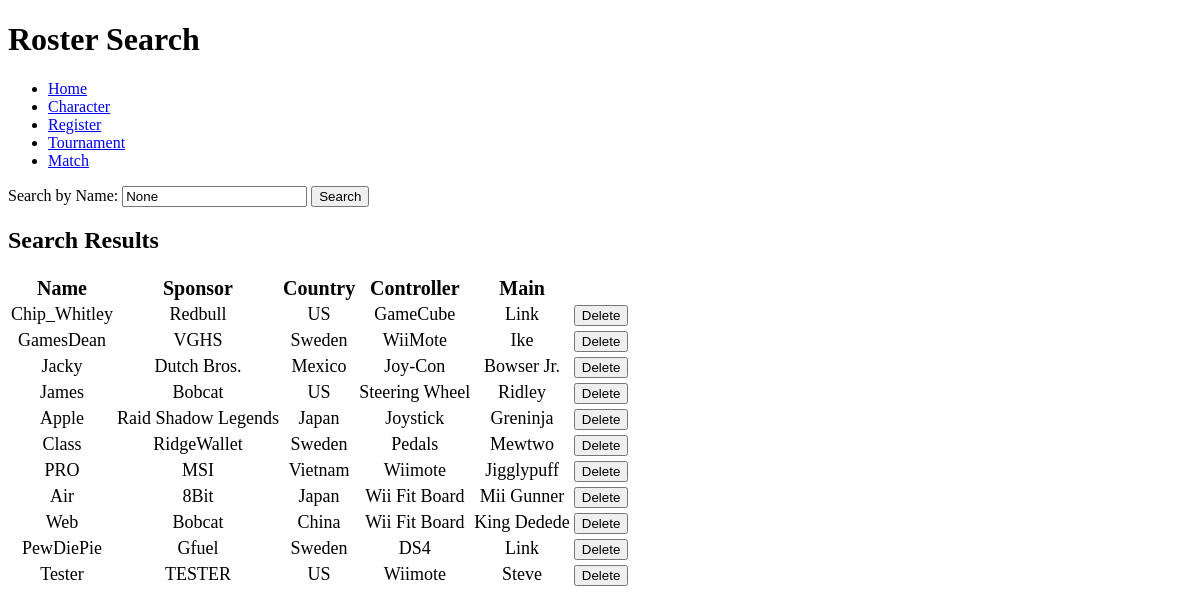
The page /roster on the database as committed earlier.
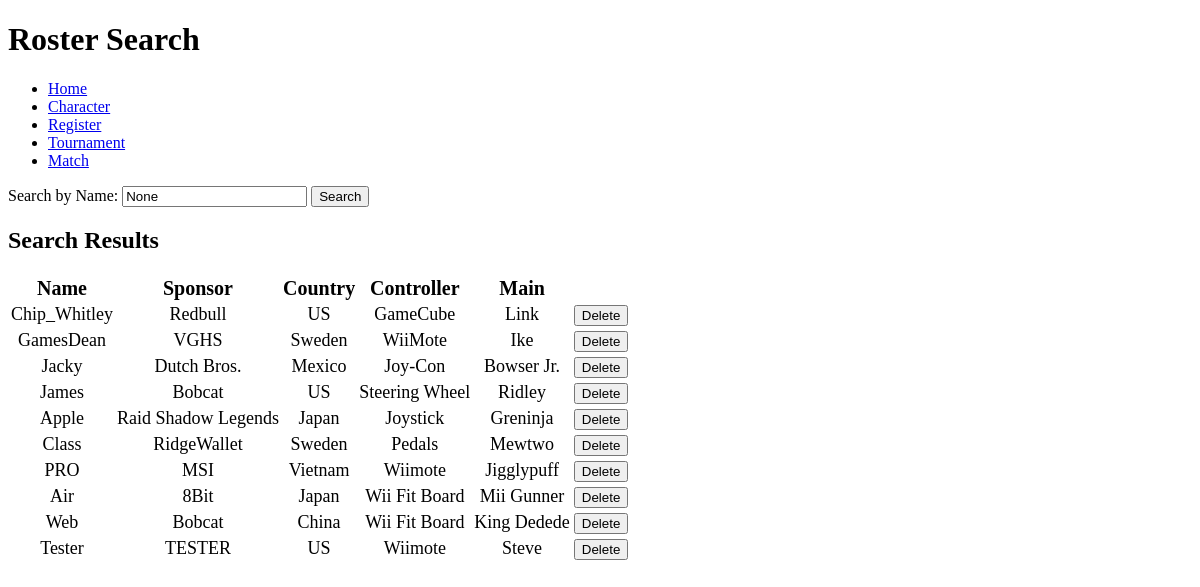
The same page on the database as committed later.
### tables this page shows
CREATE TABLE player (playerID INTEGER PRIMARY KEY AUTOINCREMENT, p_name TEXT, sponsor TEXT, ctrltype TEXT, countryID INTEGER REFERENCES country (countryID) MATCH "FULL", charID integer REFERENCES character (charID));

CREATE TABLE country (countryID INTEGER PRIMARY KEY AUTOINCREMENT, c_name TEXT);

CREATE TABLE character (charID INTEGER PRIMARY KEY AUTOINCREMENT, ch_name TEXT, series TEXT, description TEXT);

### api.py (the view)
@app.route('/roster', methods=['GET', 'POST'])
def roster_page():
    conn = openConnection("./ssb.db")
    cur = conn.cursor()
    search_query = request.args.get('search')
    if search_query:
        cur.execute("""
            SELECT p_name, sponsor, ctrltype, c_name, character.ch_name
            FROM player
            JOIN country ON player.countryID = country.countryID
            JOIN character ON player.charID = character.charID
            WHERE LOWER(p_name) LIKE LOWER(?)
        """, ('%' + search_query + '%',))
    else:
        cur.execute("""
            SELECT p_name, sponsor, ctrltype, c_name, character.ch_name
            FROM player
            JOIN country ON player.countryID = country.countryID
            JOIN character ON player.charID = character.charID
        """)
    players = cur.fetchall()
    conn.close()
    return render_template('roster.html', players=players, search_query=search_query)

### api.py (called while the page is built)
def openConnection(_dbFile):
    print("++++++++++++++++++++++++++++++++++")
    print("Open database: ", _dbFile)
    conn = None
    try:
        conn = sqlite3.connect(_dbFile)
        print("success")
    except Error as e:
        print(e)
    print("++++++++++++++++++++++++++++++++++")
    return conn

### templates/roster.html (shortened to what this page needs)
<!DOCTYPE html>
<html lang="en">
<head>
</head>
<body>
    <h1>Roster Search</h1>
    <ul>
        <li><a href="/">Home</a></li>
        <li><a href="{{ url_for('character_page') }}">Character</a></li>
        <li><a href="{{ url_for('register_page') }}">Register</a></li>
        <li><a href="{{ url_for('tournament_page') }}">Tournament</a></li>
        <li><a href="/match">Match</a></li>
    </ul>
    <form method="get" action="{{ url_for('roster_page') }}">
        <label for="search">Search by Name:</label>
        <input type="text" name="search" id="search" value="{{ search_query }}">
        <button type="submit">Search</button>
    </form>
    <h2>Search Results</h2>
<table>
    <tr style="text-align: center; font-size: 20px" >
        <th>Name</th>
        <th>Sponsor</th>
        <th>Country</th>
        <th>Controller</th>
        <th>Main</th>
    </tr>
    {% if players %}
        {% for player in players %}
            <tr style="text-align: center; font-size: 18px">
                <td>{{ player[0] }}</td>
                <td>{{ player[1] }}</td>
                <td>{{ player[3] }}</td>
                <td>{{ player[2] }}</td>
                <td>{{ player[4] }}</td>
                <td>
                    <form method="post" action="{{ url_for('delete_player') }}">
                        <button type="submit">Delete</button>
                    </form>
                </td>
            </tr>
        {% endfor %}
    {% else %}
        <tr>
            <td colspan="5">No matching players found.</td>
        </tr>
    {% endif %}
</table>
</body>
</html>

Rows that differ between the two databases and show on the page:
removed player: p_name "PewDiePie", sponsor "Gfuel", c_name "Sweden", ctrltype "DS4", ch_name "Link"
